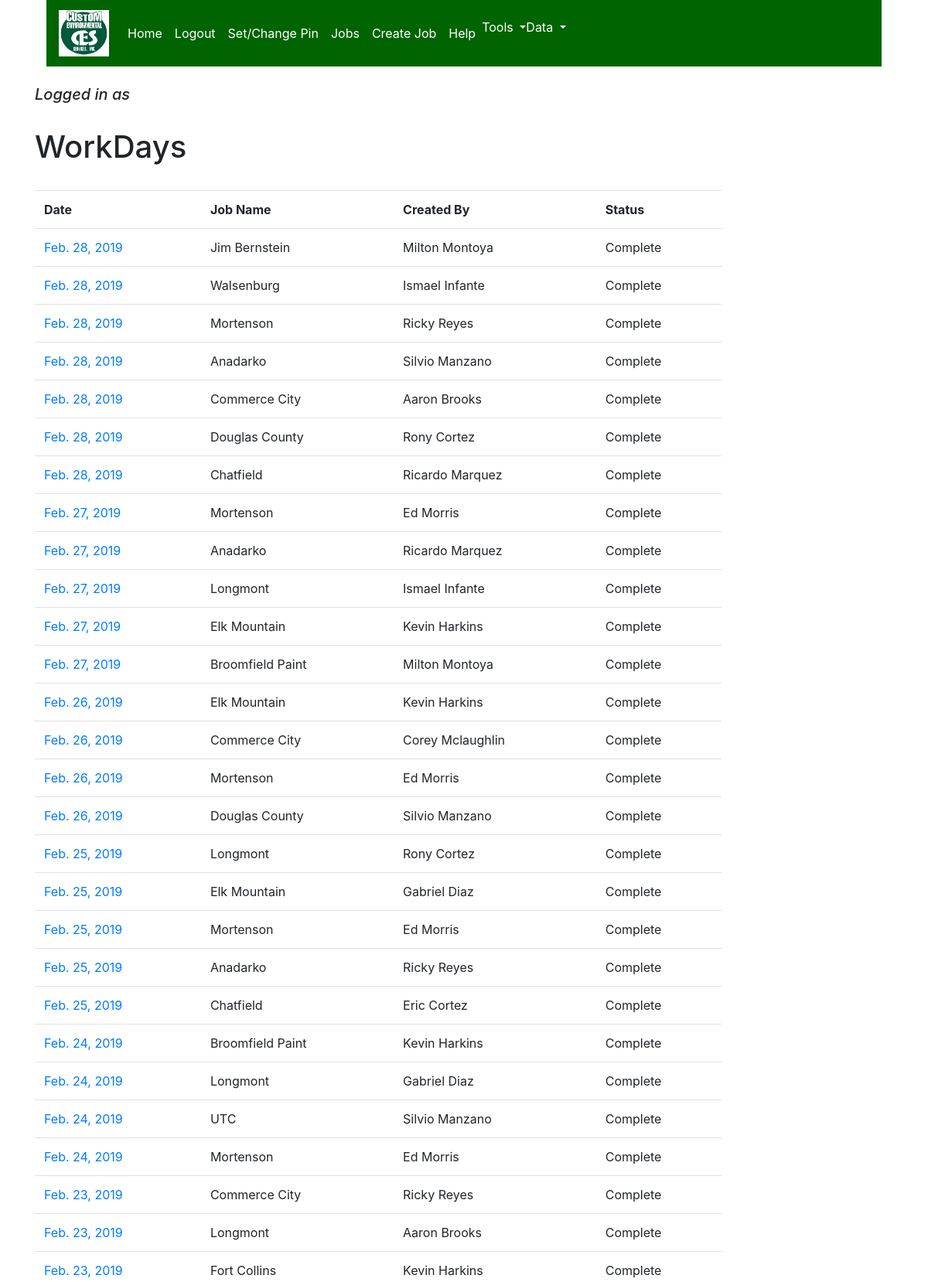
/time_sheet/workday_data (upper part), run on the app's committed database.
### time_sheet/models.py (models this page shows, shortened)
class WorkDay(models.Model):
    WORKDAY_STATUS_CHOICES = (
        ('Incomplete', 'Incomplete'),
        ('Pending', 'Pending'),
        ('Approved', 'Approved'),
        ('Complete', 'Complete'),
    )
    date = models.DateField()
    address = models.CharField(max_length=150, help_text="**Change if address mobile", blank=True, null=True)
    job = models.ForeignKey(Job, on_delete=models.SET_NULL, blank=True, null=True)
    created_by = models.ForeignKey(Employee, on_delete=models.SET_NULL, null=True, blank=True)
    completed = models.BooleanField(default=False)
    status = models.CharField(max_length=20, choices=WORKDAY_STATUS_CHOICES, default=WORKDAY_STATUS_CHOICES[0][0])

class Job(models.Model):
    JOB_TYPE_CHOICES = (
        ('Single', 'Single'),
        ('Ongoing', 'Ongoing'),
        ('ER', 'ER'),
    )
    name = models.CharField(max_length=100)
    job_num = models.CharField(max_length=20, unique=True)
    address = models.CharField(max_length=150, blank=True, null=True, help_text='* Only if Job always has same address') # can set this here if it is always the same, else set on WorkDay
    created_by = models.ForeignKey(Employee, on_delete=models.SET_NULL, null=True, blank=True)
    type = models.CharField(max_length=20, choices=JOB_TYPE_CHOICES)
    created_date = models.DateField(auto_now_add=True, blank=True, null=True)
    notes = models.TextField(default='')

### accounts/models.py (models this page shows, shortened)
class Employee(models.Model):
    user = models.OneToOneField(User, on_delete=models.CASCADE)
    pin = models.CharField(max_length=15, default=0000, blank=True, null=True)
    phone_number = models.CharField(max_length=15, blank=True, null=True, default='')
    def get_full_name(self):
        return self.user.get_full_name()

class User(AbstractBaseUser):
    email = models.EmailField(max_length=255, unique=True)
    first_name = models.CharField(max_length=30)
    last_name = models.CharField(max_length=40)
    time_stamp = models.DateTimeField(auto_now_add=True)
    is_active = models.BooleanField(default=True)
    is_staff = models.BooleanField(default=False)
    is_admin = models.BooleanField(default=False)
    USERNAME_FIELD = 'email'
    REQUIRED_FIELDS = []  # email and password are included by default
    objects = UserManager()
    def get_full_name(self):
        return self.first_name + ' ' + self.last_name

### time_sheet/views.py (the view)
# urls.py: path('workday_data', WorkDayData.as_view(), name='workday_data'),
class WorkDayData(View):
    def get(self, request):
        context = {
            'workdays': WorkDay.objects.all().order_by('-date'),
        }
        return render(request, 'workday_data.html', context)

### time_sheet/templates/workday_data.html (shortened to what this page needs)
{% extends 'base.html' %}
{% block content %}
<h1>WorkDays</h1>
<br>
{% if workdays %}
    <table class="table" style="width:80%">
        <tr>
            <th>Date</th>
            <th>Job Name</th>
            <th>Created By</th>
            <th>Status</th>
        </tr>
    {% for workday in workdays %}
            <tr>
                <td><a href="{% url 'single_workday_data' workday_id=workday.id %}">{{ workday.date }}</a></td>
                <td>{{ workday.job.name }}</td>
                <td>{{ workday.created_by.get_full_name }}</td>
                <td>{{ workday.status }}</td>
            </tr>
{% endfor %}
    </table>
{% else %}
    <h5>No workdays added yet...</h5>
{% endif %}
{% endblock content %}

### data on the page
WorkDay: date "Feb. 28, 2019", job.name "Jim Bernstein", created_by.get_full_name "Milton Montoya", status "Complete"
WorkDay: date "Feb. 28, 2019", job.name "Walsenburg", created_by.get_full_name "Ismael Infante", status "Complete"
WorkDay: date "Feb. 28, 2019", job.name "Mortenson", created_by.get_full_name "Ricky Reyes", status "Complete"
WorkDay: date "Feb. 28, 2019", job.name "Anadarko", created_by.get_full_name "Silvio Manzano", status "Complete"
WorkDay: date "Feb. 28, 2019", job.name "Commerce City", created_by.get_full_name "Aaron Brooks", status "Complete"
WorkDay: date "Feb. 28, 2019", job.name "Douglas County", created_by.get_full_name "Rony Cortez", status "Complete"
WorkDay: date "Feb. 28, 2019", job.name "Chatfield", created_by.get_full_name "Ricardo Marquez", status "Complete"
WorkDay: date "Feb. 27, 2019", job.name "Mortenson", created_by.get_full_name "Ed Morris", status "Complete"
WorkDay: date "Feb. 27, 2019", job.name "Anadarko", created_by.get_full_name "Ricardo Marquez", status "Complete"
WorkDay: date "Feb. 27, 2019", job.name "Longmont", created_by.get_full_name "Ismael Infante", status "Complete"
WorkDay: date "Feb. 27, 2019", job.name "Elk Mountain", created_by.get_full_name "Kevin Harkins", status "Complete"
WorkDay: date "Feb. 27, 2019", job.name "Broomfield Paint", created_by.get_full_name "Milton Montoya", status "Complete"
WorkDay: date "Feb. 26, 2019", job.name "Elk Mountain", created_by.get_full_name "Kevin Harkins", status "Complete"
WorkDay: date "Feb. 26, 2019", job.name "Commerce City", created_by.get_full_name "Corey Mclaughlin", status "Complete"
WorkDay: date "Feb. 26, 2019", job.name "Mortenson", created_by.get_full_name "Ed Morris", status "Complete"
WorkDay: date "Feb. 26, 2019", job.name "Douglas County", created_by.get_full_name "Silvio Manzano", status "Complete"
WorkDay: date "Feb. 25, 2019", job.name "Longmont", created_by.get_full_name "Rony Cortez", status "Complete"
WorkDay: date "Feb. 25, 2019", job.name "Elk Mountain", created_by.get_full_name "Gabriel Diaz", status "Complete"
WorkDay: date "Feb. 25, 2019", job.name "Mortenson", created_by.get_full_name "Ed Morris", status "Complete"
WorkDay: date "Feb. 25, 2019", job.name "Anadarko", created_by.get_full_name "Ricky Reyes", status "Complete"
WorkDay: date "Feb. 25, 2019", job.name "Chatfield", created_by.get_full_name "Eric Cortez", status "Complete"
WorkDay: date "Feb. 24, 2019", job.name "Broomfield Paint", created_by.get_full_name "Kevin Harkins", status "Complete"
WorkDay: date "Feb. 24, 2019", job.name "Longmont", created_by.get_full_name "Gabriel Diaz", status "Complete"
WorkDay: date "Feb. 24, 2019", job.name "UTC", created_by.get_full_name "Silvio Manzano", status "Complete"
WorkDay: date "Feb. 24, 2019", job.name "Mortenson", created_by.get_full_name "Ed Morris", status "Complete"
WorkDay: date "Feb. 23, 2019", job.name "Commerce City", created_by.get_full_name "Ricky Reyes", status "Complete"
WorkDay: date "Feb. 23, 2019", job.name "Longmont", created_by.get_full_name "Aaron Brooks", status "Complete"
WorkDay: date "Feb. 23, 2019", job.name "Fort Collins", created_by.get_full_name "Kevin Harkins", status "Complete"
